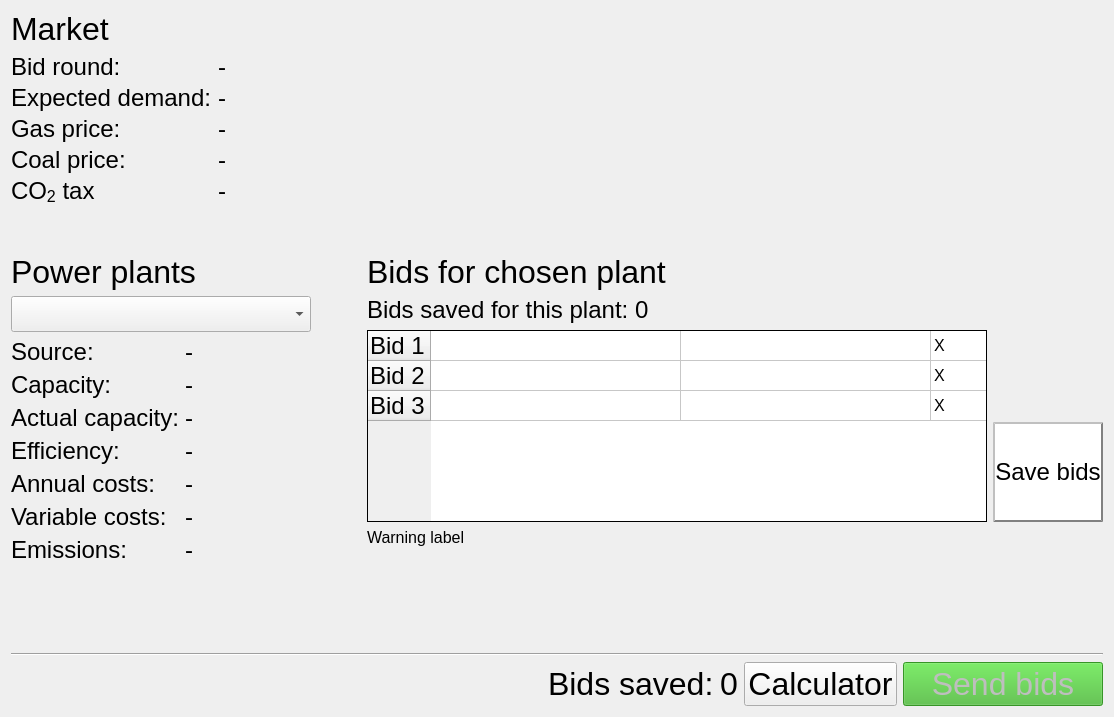
            <widget class="QWidget" name="page_market">
             <layout class="QVBoxLayout" name="verticalLayout_10">
              <item>
               <layout class="QHBoxLayout" name="horizontalLayout_9">
                <item>
                 <widget class="QLabel" name="label_5">
                  <property name="font">
                   <font>
                    <pointsize>24</pointsize>
                   </font>
                  </property>
                  <property name="text">
                   <string>Market</string>
                  </property>
                 </widget>
                </item>
               </layout>
              </item>
              <item>
               <layout class="QHBoxLayout" name="market_horizontalLayout_info_graph">
                <property name="bottomMargin">
                 <number>0</number>
                </property>
                <item>
                 <layout class="QVBoxLayout" name="verticalLayout_12">
                  <item>
                   <layout class="QFormLayout" name="formLayout_9">
                    <property name="verticalSpacing">
                     <number>3</number>
                    </property>
                    <item row="1" column="0">
                     <widget class="QLabel" name="label_26">
                      <property name="font">
                       <font>
                        <pointsize>18</pointsize>
                       </font>
                      </property>
                      <property name="text">
                       <string>Bid round:</string>
                      </property>
                     </widget>
                    </item>
                    <item row="2" column="0">
                     <widget class="QLabel" name="label_25">
                      <property name="minimumSize">
                       <size>
                        <width>80</width>
                        <height>0</height>
                       </size>
                      </property>
                      <property name="font">
                       <font>
                        <pointsize>18</pointsize>
                       </font>
                      </property>
                      <property name="text">
                       <string>Expected demand:</string>
                      </property>
                     </widget>
                    </item>
                    <item row="4" column="0">
                     <widget class="QLabel" name="label_17">
                      <property name="font">
                       <font>
                        <pointsize>18</pointsize>
                       </font>
                      </property>
                      <property name="text">
                       <string>Coal price:</string>
                      </property>
                     </widget>
                    </item>
                    <item row="3" column="0">
                     <widget class="QLabel" name="label_24">
                      <property name="font">
                       <font>
                        <pointsize>18</pointsize>
                       </font>
                      </property>
                      <property name="text">
                       <string>Gas price:</string>
                      </property>
                     </widget>
                    </item>
                    <item row="1" column="1">
                     <widget class="QLabel" name="market_label_bidRound">
                      <property name="font">
                       <font>
                        <pointsize>18</pointsize>
                       </font>
                      </property>
                      <property name="text">
                       <string>-</string>
                      </property>
                     </widget>
                    </item>
                    <item row="2" column="1">
                     <widget class="QLabel" name="market_label_expectedDemand">
                      <property name="font">
                       <font>
                        <pointsize>18</pointsize>
                       </font>
                      </property>
                      <property name="text">
                       <string>-</string>
                      </property>
                     </widget>
                    </item>
                    <item row="3" column="1">
                     <widget class="QLabel" name="market_label_gasPrice">
                      <property name="sizePolicy">
                       <sizepolicy hsizetype="Preferred" vsizetype="Preferred">
                        <horstretch>0</horstretch>
                        <verstretch>0</verstretch>
                       </sizepolicy>
                      </property>
                      <property name="font">
                       <font>
                        <pointsize>18</pointsize>
                       </font>
                      </property>
                      <property name="text">
                       <string>-</string>
                      </property>
                     </widget>
                    </item>
                    <item row="4" column="1">
                     <widget class="QLabel" name="market_label_coalPrice">
                      <property name="font">
                       <font>
                        <pointsize>18</pointsize>
                       </font>
                      </property>
                      <property name="text">
                       <string>-</string>
                      </property>
                     </widget>
                    </item>
                    <item row="5" column="0">
                     <widget class="QLabel" name="label_28">
                      <property name="font">
                       <font>
                        <pointsize>18</pointsize>
                       </font>
                      </property>
                      <property name="text">
                       <string>CO&lt;sub&gt;2&lt;/sub&gt; tax</string>
                      </property>
                     </widget>
                    </item>
                    <item row="5" column="1">
                     <widget class="QLabel" name="market_label_co2Tax">
                      <property name="font">
                       <font>
                        <pointsize>18</pointsize>
                       </font>
                      </property>
                      <property name="text">
                       <string>-</string>
                      </property>
                     </widget>
                    </item>
                    <item row="6" column="1">
                     <spacer name="verticalSpacer_6">
                      <property name="orientation">
                       <enum>Qt::Vertical</enum>
                      </property>
                      <property name="sizeType">
                       <enum>QSizePolicy::MinimumExpanding</enum>
                      </property>
                      <property name="sizeHint" stdset="0">
                       <size>
                        <width>20</width>
                        <height>40</height>
                       </size>
                      </property>
                     </spacer>
                    </item>
                   </layout>
                  </item>
                 </layout>
                </item>
                <item>
                 <spacer name="horizontalSpacer_10">
                  <property name="orientation">
                   <enum>Qt::Horizontal</enum>
                  </property>
                  <property name="sizeType">
                   <enum>QSizePolicy::Preferred</enum>
                  </property>
                  <property name="sizeHint" stdset="0">
                   <size>
                    <width>100</width>
                    <height>20</height>
                   </size>
                  </property>
                 </spacer>
                </item>
               </layout>
              </item>
              <item>
               <layout class="QGridLayout" name="gridLayout_2">
                <item row="0" column="1">
                 <spacer name="horizontalSpacer_9">
                  <property name="orientation">
                   <enum>Qt::Horizontal</enum>
                  </property>
                  <property name="sizeType">
                   <enum>QSizePolicy::Fixed</enum>
                  </property>
                  <property name="sizeHint" stdset="0">
                   <size>
                    <width>50</width>
                    <height>20</height>
                   </size>
                  </property>
                 </spacer>
                </item>
                <item row="1" column="0">
                 <layout class="QVBoxLayout" name="verticalLayout_11">
                  <item>
                   <widget class="QComboBox" name="market_comboBox_plants">
                    <property name="minimumSize">
                     <size>
                      <width>300</width>
                      <height>0</height>
                     </size>
                    </property>
                    <property name="maximumSize">
                     <size>
                      <width>350</width>
                      <height>16777215</height>
                     </size>
                    </property>
                    <property name="font">
                     <font>
                      <pointsize>18</pointsize>
                     </font>
                    </property>
                   </widget>
                  </item>
                  <item>
                   <layout class="QFormLayout" name="formLayout_6">
                    <property name="verticalSpacing">
                     <number>5</number>
                    </property>
                    <item row="1" column="0">
                     <widget class="QLabel" name="label_12">
                      <property name="font">
                       <font>
                        <pointsize>18</pointsize>
                       </font>
                      </property>
                      <property name="text">
                       <string>Source:</string>
                      </property>
                     </widget>
                    </item>
                    <item row="1" column="1">
                     <widget class="QLabel" name="market_label_source">
                      <property name="font">
                       <font>
                        <pointsize>18</pointsize>
                       </font>
                      </property>
                      <property name="text">
                       <string>-</string>
                      </property>
                     </widget>
                    </item>
                    <item row="2" column="0">
                     <widget class="QLabel" name="label_19">
                      <property name="font">
                       <font>
                        <pointsize>18</pointsize>
                       </font>
                      </property>
                      <property name="text">
                       <string>Capacity:</string>
                      </property>
                     </widget>
                    </item>
                    <item row="2" column="1">
                     <widget class="QLabel" name="market_label_capacity">
                      <property name="font">
                       <font>
                        <pointsize>18</pointsize>
                       </font>
                      </property>
                      <property name="text">
                       <string>-</string>
                      </property>
                     </widget>
                    </item>
                    <item row="4" column="0">
                     <widget class="QLabel" name="label_21">
                      <property name="font">
                       <font>
                        <pointsize>18</pointsize>
                       </font>
                      </property>
                      <property name="text">
                       <string>Efficiency:</string>
                      </property>
                     </widget>
                    </item>
                    <item row="4" column="1">
                     <widget class="QLabel" name="market_label_efficiency">
                      <property name="font">
                       <font>
                        <pointsize>18</pointsize>
                       </font>
                      </property>
                      <property name="text">
                       <string>-</string>
                      </property>
                     </widget>
                    </item>
                    <item row="5" column="0">
                     <widget class="QLabel" name="label_22">
                      <property name="font">
                       <font>
                        <pointsize>18</pointsize>
                       </font>
                      </property>
                      <property name="text">
                       <string>Annual costs:</string>
                      </property>
                     </widget>
                    </item>
                    <item row="5" column="1">
                     <widget class="QLabel" name="market_label_annualCosts">
                      <property name="font">
                       <font>
                        <pointsize>18</pointsize>
                       </font>
                      </property>
                      <property name="text">
                       <string>-</string>
                      </property>
                     </widget>
                    </item>
                    <item row="6" column="0">
                     <widget class="QLabel" name="label_14">
                      <property name="font">
                       <font>
                        <pointsize>18</pointsize>
                       </font>
                      </property>
                      <property name="text">
                       <string>Variable costs:</string>
                      </property>
                     </widget>
                    </item>
                    <item row="6" column="1">
                     <widget class="QLabel" name="market_label_variableCost">
                      <property name="font">
                       <font>
                        <pointsize>18</pointsize>
                       </font>
                      </property>
                      <property name="text">
                       <string>-</string>
                      </property>
                     </widget>
                    </item>
                    <item row="7" column="0">
                     <widget class="QLabel" name="label_27">
                      <property name="font">
                       <font>
                        <pointsize>18</pointsize>
                       </font>
                      </property>
                      <property name="text">
                       <string>Emissions:</string>
                      </property>
                     </widget>
                    </item>
                    <item row="7" column="1">
                     <widget class="QLabel" name="market_label_emissions">
                      <property name="font">
                       <font>
                        <pointsize>18</pointsize>
                       </font>
                      </property>
                      <property name="text">
                       <string>-</string>
                      </property>
                     </widget>
                    </item>
                    <item row="8" column="0">
                     <widget class="QLabel" name="label_32">
                      <property name="text">
                       <string/>
                      </property>
                     </widget>
                    </item>
                    <item row="3" column="0">
                     <widget class="QLabel" name="label_53">
                      <property name="font">
                       <font>
                        <pointsize>18</pointsize>
                       </font>
                      </property>
                      <property name="text">
                       <string>Actual capacity:</string>
                      </property>
                     </widget>
                    </item>
                    <item row="3" column="1">
                     <widget class="QLabel" name="market_label_actual_capacity">
                      <property name="font">
                       <font>
                        <pointsize>18</pointsize>
                       </font>
                      </property>
                      <property name="text">
                       <string>-</string>
                      </property>
                     </widget>
                    </item>
                   </layout>
                  </item>
                 </layout>
                </item>
                <item row="0" column="0">
                 <widget class="QLabel" name="label_7">
                  <property name="font">
                   <font>
                    <pointsize>24</pointsize>
                   </font>
                  </property>
                  <property name="text">
                   <string>Power plants</string>
                  </property>
                 </widget>
                </item>
                <item row="1" column="2">
                 <layout class="QGridLayout" name="gridLayout_3">
                  <property name="rightMargin">
                   <number>0</number>
                  </property>
                  <item row="1" column="0">
                   <widget class="QTableWidget" name="market_table_bids">
                    <property name="sizePolicy">
                     <sizepolicy hsizetype="Fixed" vsizetype="Fixed">
                      <horstretch>0</horstretch>
                      <verstretch>0</verstretch>
                     </sizepolicy>
                    </property>
                    <property name="minimumSize">
                     <size>
                      <width>620</width>
                      <height>120</height>
                     </size>
                    </property>
                    <property name="font">
                     <font>
                      <pointsize>12</pointsize>
                     </font>
                    </property>
                    <property name="styleSheet">
                     <string notr="true"/>
                    </property>
                    <property name="frameShape">
                     <enum>QFrame::Box</enum>
                    </property>
                    <property name="frameShadow">
                     <enum>QFrame::Plain</enum>
                    </property>
                    <property name="lineWidth">
                     <number>1</number>
                    </property>
                    <property name="horizontalScrollBarPolicy">
                     <enum>Qt::ScrollBarAlwaysOff</enum>
                    </property>
                    <property name="selectionMode">
                     <enum>QAbstractItemView::SingleSelection</enum>
                    </property>
                    <property name="gridStyle">
                     <enum>Qt::SolidLine</enum>
                    </property>
                    <attribute name="horizontalHeaderVisible">
                     <bool>false</bool>
                    </attribute>
                    <attribute name="horizontalHeaderCascadingSectionResizes">
                     <bool>true</bool>
                    </attribute>
                    <attribute name="horizontalHeaderDefaultSectionSize">
                     <number>250</number>
                    </attribute>
                    <attribute name="horizontalHeaderHighlightSections">
                     <bool>false</bool>
                    </attribute>
                    <attribute name="horizontalHeaderShowSortIndicator" stdset="0">
                     <bool>false</bool>
                    </attribute>
                    <attribute name="verticalHeaderHighlightSections">
                     <bool>false</bool>
                    </attribute>
                    <attribute name="verticalHeaderShowSortIndicator" stdset="0">
                     <bool>false</bool>
                    </attribute>
                    <attribute name="verticalHeaderStretchLastSection">
                     <bool>false</bool>
                    </attribute>
                    <row>
                     <property name="text">
                      <string>Bid 1</string>
                     </property>
                     <property name="font">
                      <font>
                       <pointsize>18</pointsize>
                      </font>
                     </property>
                    </row>
                    <row>
                     <property name="text">
                      <string>Bid 2</string>
                     </property>
                     <property name="font">
                      <font>
                       <pointsize>18</pointsize>
                      </font>
                     </property>
                    </row>
                    <row>
                     <property name="text">
                      <string>Bid 3</string>
                     </property>
                     <property name="font">
                      <font>
                       <pointsize>18</pointsize>
                      </font>
                     </property>
                    </row>
                    <column>
                     <property name="text">
                      <string>Amount [MW]</string>
                     </property>
                     <property name="font">
                      <font>
                       <pointsize>18</pointsize>
                      </font>
                     </property>
                    </column>
                    <column>
                     <property name="text">
                      <string>Price [NOK/MWh]</string>
                     </property>
                     <property name="font">
                      <font>
                       <pointsize>18</pointsize>
                      </font>
                     </property>
                     <property name="background">
                      <color>
                       <red>255</red>
                       <green>255</green>
                       <blue>255</blue>
                      </color>
                     </property>
                    </column>
                    <column>
                     <property name="text">
                      <string/>
                     </property>
                    </column>
                    <item row="0" column="0">
                     <property name="text">
                      <string/>
                     </property>
                    </item>
                    <item row="0" column="1">
                     <property name="text">
                      <string/>
                     </property>
                    </item>
                    <item row="0" column="2">
                     <property name="text">
                      <string>X</string>
                     </property>
                     <property name="flags">
                      <set>ItemIsSelectable|ItemIsEnabled</set>
                     </property>
                    </item>
                    <item row="1" column="0">
                     <property name="text">
                      <string/>
                     </property>
                     <property name="background">
                      <brush brushstyle="NoBrush">
                       <color alpha="255">
                        <red>0</red>
                        <green>0</green>
                        <blue>0</blue>
                       </color>
                      </brush>
                     </property>
                     <property name="foreground">
                      <brush brushstyle="NoBrush">
                       <color alpha="255">
                        <red>0</red>
                        <green>0</green>
                        <blue>0</blue>
                       </color>
                      </brush>
                     </property>
                    </item>
                    <item row="1" column="1">
                     <property name="text">
                      <string/>
                     </property>
                     <property name="background">
                      <brush brushstyle="NoBrush">
                       <color alpha="255">
                        <red>0</red>
                        <green>0</green>
                        <blue>0</blue>
                       </color>
                      </brush>
                     </property>
                     <property name="foreground">
                      <brush brushstyle="NoBrush">
                       <color alpha="255">
                        <red>0</red>
                        <green>0</green>
                        <blue>0</blue>
                       </color>
                      </brush>
                     </property>
                    </item>
                    <item row="1" column="2">
                     <property name="text">
                      <string>X</string>
                     </property>
                     <property name="flags">
                      <set>ItemIsSelectable|ItemIsEnabled</set>
                     </property>
                    </item>
                    <item row="2" column="0">
                     <property name="text">
                      <string/>
                     </property>
                    </item>
                    <item row="2" column="1">
                     <property name="text">
                      <string/>
                     </property>
                    </item>
                    <item row="2" column="2">
                     <property name="text">
                      <string>X</string>
                     </property>
                     <property name="flags">
                      <set>ItemIsSelectable|ItemIsEnabled</set>
                     </property>
                    </item>
                   </widget>
                  </item>
                  <item row="1" column="1" alignment="Qt::AlignBottom">
                   <widget class="QPushButton" name="market_button_placeBids">
                    <property name="minimumSize">
                     <size>
                      <width>30</width>
                      <height>100</height>
                     </size>
                    </property>
                    <property name="maximumSize">
                     <size>
                      <width>130</width>
                      <height>16777215</height>
                     </size>
                    </property>
                    <property name="font">
                     <font>
                      <pointsize>18</pointsize>
                     </font>
                    </property>
                    <property name="autoFillBackground">
                     <bool>false</bool>
                    </property>
                    <property name="styleSheet">
                     <string notr="true">QPushButton#market_button_placeBids {
    background-color: white;
	border: 2px outset grey;
}

QPushButton#market_button_placeBids:hover {
	background-color: rgb(245,255,245);
	border: 2px outset grey     
}

QPushButton#market_button_placeBids:pressed {
	background-color: rgb(243,255,243);
	border: 2px inset grey     
}

</string>
                    </property>
                    <property name="text">
                     <string>Save bids</string>
                    </property>
                    <property name="default">
                     <bool>true</bool>
                    </property>
                   </widget>
                  </item>
                  <item row="3" column="0">
                   <spacer name="verticalSpacer_13">
                    <property name="orientation">
                     <enum>Qt::Vertical</enum>
                    </property>
                    <property name="sizeType">
                     <enum>QSizePolicy::Fixed</enum>
                    </property>
                    <property name="sizeHint" stdset="0">
                     <size>
                      <width>20</width>
                      <height>60</height>
                     </size>
                    </property>
                   </spacer>
                  </item>
                  <item row="2" column="0">
                   <widget class="QLabel" name="market_label_warning">
                    <property name="enabled">
                     <bool>true</bool>
                    </property>
                    <property name="font">
                     <font>
                      <pointsize>12</pointsize>
                     </font>
                    </property>
                    <property name="text">
                     <string>Warning label</string>
                    </property>
                   </widget>
                  </item>
                  <item row="0" column="0">
                   <layout class="QFormLayout" name="formLayout_7">
                    <property name="bottomMargin">
                     <number>0</number>
                    </property>
                    <item row="0" column="0">
                     <widget class="QLabel" name="label_37">
                      <property name="maximumSize">
                       <size>
                        <width>270</width>
                        <height>30</height>
                       </size>
                      </property>
                      <property name="font">
                       <font>
                        <pointsize>18</pointsize>
                       </font>
                      </property>
                      <property name="text">
                       <string>Bids saved for this plant:</string>
                      </property>
                     </widget>
                    </item>
                    <item row="0" column="1">
                     <widget class="QLabel" name="market_label_bidsCount">
                      <property name="maximumSize">
                       <size>
                        <width>16777215</width>
                        <height>30</height>
                       </size>
                      </property>
                      <property name="font">
                       <font>
                        <pointsize>18</pointsize>
                       </font>
                      </property>
                      <property name="text">
                       <string>0</string>
                      </property>
                     </widget>
                    </item>
                   </layout>
                  </item>
                 </layout>
                </item>
                <item row="0" column="2">
                 <widget class="QLabel" name="label_9">
                  <property name="font">
                   <font>
                    <pointsize>24</pointsize>
                   </font>
                  </property>
                  <property name="text">
                   <string>Bids for chosen plant</string>
                  </property>
                 </widget>
                </item>
               </layout>
              </item>
              <item>
               <spacer name="verticalSpacer_7">
                <property name="orientation">
                 <enum>Qt::Vertical</enum>
                </property>
                <property name="sizeHint" stdset="0">
                 <size>
                  <width>20</width>
                  <height>40</height>
                 </size>
                </property>
               </spacer>
              </item>
              <item>
               <widget class="Line" name="line_13">
                <property name="orientation">
                 <enum>Qt::Horizontal</enum>
                </property>
               </widget>
              </item>
              <item>
               <layout class="QHBoxLayout" name="horizontalLayout_5">
                <item>
                 <spacer name="horizontalSpacer_8">
                  <property name="orientation">
                   <enum>Qt::Horizontal</enum>
                  </property>
                  <property name="sizeHint" stdset="0">
                   <size>
                    <width>40</width>
                    <height>20</height>
                   </size>
                  </property>
                 </spacer>
                </item>
                <item>
                 <widget class="QLabel" name="label_35">
                  <property name="font">
                   <font>
                    <pointsize>24</pointsize>
                   </font>
                  </property>
                  <property name="text">
                   <string>Bids saved:</string>
                  </property>
                 </widget>
                </item>
                <item>
                 <widget class="QLabel" name="market_label_totalBids">
                  <property name="font">
                   <font>
                    <pointsize>24</pointsize>
                   </font>
                  </property>
                  <property name="text">
                   <string>0</string>
                  </property>
                 </widget>
                </item>
                <item>
                 <widget class="QPushButton" name="market_button_dialog_expected_marginal_cost">
                  <property name="font">
                   <font>
                    <pointsize>24</pointsize>
                   </font>
                  </property>
                  <property name="text">
                   <string>Calculator</string>
                  </property>
                 </widget>
                </item>
                <item>
                 <widget class="QPushButton" name="market_button_sendBids">
                  <property name="enabled">
                   <bool>false</bool>
                  </property>
                  <property name="minimumSize">
                   <size>
                    <width>200</width>
                    <height>0</height>
                   </size>
                  </property>
                  <property name="font">
                   <font>
                    <pointsize>24</pointsize>
                   </font>
                  </property>
                  <property name="styleSheet">
                   <string notr="true">background-color: rgb(67, 181, 47)</string>
                  </property>
                  <property name="text">
                   <string>Send bids</string>
                  </property>
                  <property name="default">
                   <bool>false</bool>
                  </property>
                 </widget>
                </item>
               </layout>
              </item>
             </layout>
            </widget>
